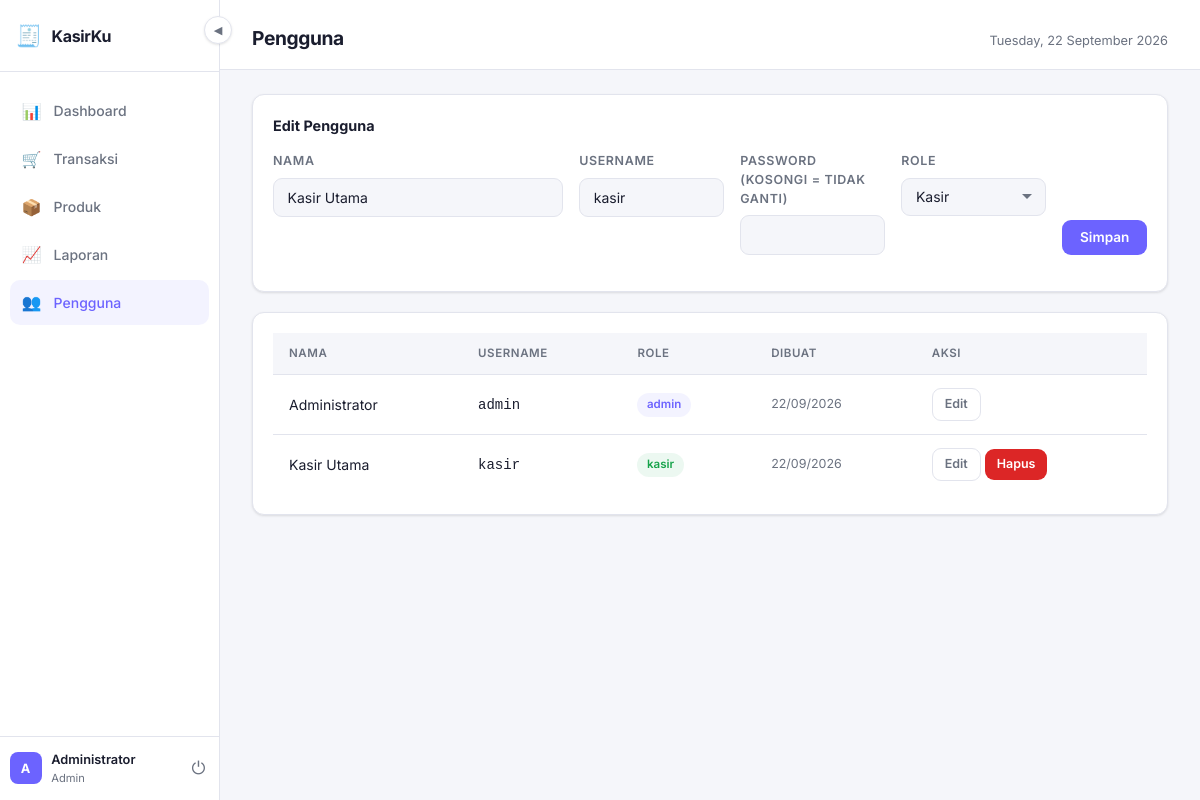
Page /pages/pengguna.php?edit=2 (signed in) on the committed database.
### tables this page shows
CREATE TABLE users (
    id INT AUTO_INCREMENT PRIMARY KEY,
    nama VARCHAR(100) NOT NULL,
    username VARCHAR(50) NOT NULL UNIQUE,
    password VARCHAR(255) NOT NULL,
    role ENUM('admin', 'kasir') DEFAULT 'kasir',
    created_at TIMESTAMP DEFAULT CURRENT_TIMESTAMP
);

### models/UserModel.php (called while the page is built, shortened)
<?php
function getAllUsers($pdo) {
    return $pdo->query("SELECT * FROM users ORDER BY role, nama")->fetchAll();
}
function getUserById($pdo, $id) {
    $stmt = $pdo->prepare("SELECT * FROM users WHERE id = ?");
    $stmt->execute([$id]);
    return $stmt->fetch();
}

### config/db.php (called while the page is built, shortened)
<?php
function clean($str) {
    return htmlspecialchars(strip_tags(trim($str)));
}

### pages/pengguna.php (the view, shortened to what this page needs)
<?php
require_once '../config/db.php';
require_once '../models/UserModel.php';
require_once '../includes/header.php';
$edit  = isset($_GET['edit']) ? getUserById($pdo, intval($_GET['edit'])) : null;
$users = getAllUsers($pdo);
?>
<div class="card" style="margin-bottom:1.25rem">
    <strong style="display:block;margin-bottom:1rem"><?= $edit ? 'Edit Pengguna' : 'Tambah Pengguna' ?></strong>
    <form method="POST">
        <div class="form-row" style="grid-template-columns:2fr 1fr 1fr 1fr auto">
            <div class="form-group">
                <label class="form-label">Nama</label>
                <input class="form-control" name="nama" required value="<?= clean($edit['nama'] ?? '') ?>">
            </div>
            <div class="form-group">
                <label class="form-label">Username</label>
                <input class="form-control" name="username" required value="<?= clean($edit['username'] ?? '') ?>">
            </div>
            <div class="form-group">
                <label class="form-label">Password <?= $edit ? '(kosongi = tidak ganti)' : '' ?></label>
                <input class="form-control" name="password" type="password" <?= $edit ? '' : 'required' ?>>
            </div>
            <div class="form-group">
                <label class="form-label">Role</label>
                <select class="form-control" name="role">
                    <option value="kasir" <?= ($edit['role'] ?? '') === 'kasir' ? 'selected' : '' ?>>Kasir</option>
                </select>
            </div>
            <div class="form-group" style="justify-content:flex-end">
                <label class="form-label">&nbsp;</label>
                <button class="btn btn-primary"><?= $edit ? 'Simpan' : 'Tambah' ?></button>
            </div>
        </div>
    </form>
</div>
<div class="card">
    <div class="table-wrap">
        <table>
            <thead>
                <tr><th>Nama</th><th>Username</th><th>Role</th><th>Dibuat</th><th>Aksi</th></tr>
            </thead>
            <tbody>
            <?php foreach ($users as $u): ?>
            <tr>
                <td><?= clean($u['nama']) ?></td>
                <td><code><?= clean($u['username']) ?></code></td>
                <td>
                    <span class="badge <?= $u['role']==='admin' ? 'badge-purple' : 'badge-green' ?>">
                        <?= $u['role'] ?>
                    </span>
                </td>
                <td style="color:var(--muted);font-size:.78rem"><?= date('d/m/Y', strtotime($u['created_at'])) ?></td>
                <td>
                    <a href="?edit=<?= $u['id'] ?>" class="btn btn-ghost btn-sm">Edit</a>
                    <?php if ($u['id'] !== intval($_SESSION['user_id'])): ?>
                    <a href="?hapus=<?= $u['id'] ?>" class="btn btn-danger btn-sm"
                       onclick="return confirm('Hapus pengguna ini?')">Hapus</a>
                    <?php endif; ?>
                </td>
            </tr>
            <?php endforeach; ?>
            </tbody>
        </table>
    </div>
</div>
<?php require_once '../includes/footer.php'; ?>

### assets/style.css (style rules this page uses)
*, *::before, *::after { box-sizing: border-box; margin: 0; padding: 0; }
:root { --bg: #f5f6fa; --surface: #ffffff; --surface-2: #f0f1f5; --border: #e2e4ed; --accent: #6c63ff; --accent-hover: #574fd6; --accent-soft: rgba(108, 99, 255, 0.08); --green: #16a34a; --green-soft: rgba(22, 163, 74, 0.08); --red: #dc2626; --red-soft: rgba(220, 38, 38, 0.08); --yellow: #d97706; --yellow-soft: rgba(217, 119, 6, 0.08); --text: #1a1d2e; --muted: #6b7280; --sidebar-w: 220px; --radius: 12px; --shadow: 0 1px 3px rgba(0, 0, 0, 0.08), 0 1px 2px rgba(0, 0, 0, 0.04); }
body { font-family: "Inter", sans-serif; background: var(--bg); color: var(--text); font-size: 0.9rem; line-height: 1.5; }
.card { background: var(--surface); border: 1px solid var(--border); border-radius: var(--radius); padding: 1.25rem; box-shadow: var(--shadow); }
.btn { display: inline-flex; align-items: center; gap: 0.4rem; padding: 0.6rem 1.1rem; border-radius: 9px; font-size: 0.85rem; font-weight: 600; font-family: inherit; cursor: pointer; border: none; text-decoration: none; transition: all 0.15s; }
.btn-primary { background: var(--accent); color: #fff; }
.btn-danger { background: var(--red); color: #fff; }
.btn-ghost { background: transparent; color: var(--muted); border: 1px solid var(--border); }
.btn-sm { padding: 0.4rem 0.75rem; font-size: 0.78rem; }
.table-wrap { overflow-x: auto; }
table { width: 100%; border-collapse: collapse; }
th { text-align: left; padding: 0.75rem 1rem; font-size: 0.72rem; font-weight: 600; color: var(--muted); text-transform: uppercase; letter-spacing: 0.05em; border-bottom: 1px solid var(--border); background: var(--bg); }
td { padding: 0.8rem 1rem; border-bottom: 1px solid var(--border); font-size: 0.875rem; }
tr:last-child td { border-bottom: none; }
.form-row { display: grid; gap: 1rem; margin-bottom: 1rem; }
.form-group { display: flex; flex-direction: column; gap: 0.4rem; }
.form-label { font-size: 0.78rem; font-weight: 600; color: var(--muted); text-transform: uppercase; letter-spacing: 0.05em; }
.form-control { padding: 0.65rem 0.85rem; background: var(--bg); border: 1px solid var(--border); border-radius: 9px; color: var(--text); font-size: 0.875rem; font-family: inherit; transition: border-color 0.15s; width: 100%; }
select.form-control { appearance: none; background-repeat: no-repeat; background-position: right 0.75rem center; padding-right: 2rem; }
.badge { display: inline-block; padding: 0.2rem 0.6rem; border-radius: 20px; font-size: 0.72rem; font-weight: 600; }
.badge-green { background: var(--green-soft); color: var(--green); }
.badge-purple { background: var(--accent-soft); color: var(--accent); }

### rows in the picture
users: nama "Kasir Utama", username "kasir", role "Kasir", role "kasir", created_at "22/09/2026"
users: nama "Administrator", username "admin", role "admin", created_at "22/09/2026"

### other values in the picture
substr($_SESSION['user_nama'], 0, 1) "A"
$_SESSION['user_nama'] "Administrator"
$role "Admin"
$page_title "Pengguna"
